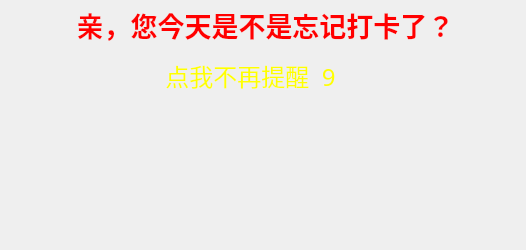
<?xml version="1.0" encoding="UTF-8"?>
<ui version="4.0">
 <class>Form</class>
 <widget class="QWidget" name="Form">
  <property name="geometry">
   <rect>
    <x>0</x>
    <y>0</y>
    <width>526</width>
    <height>250</height>
   </rect>
  </property>
  <property name="windowTitle">
   <string>打卡提醒</string>
  </property>
  <property name="styleSheet">
   <string notr="true"/>
  </property>
  <widget class="QPushButton" name="pushButton">
   <property name="geometry">
    <rect>
     <x>30</x>
     <y>50</y>
     <width>441</width>
     <height>51</height>
    </rect>
   </property>
   <property name="font">
    <font>
     <family>微软雅黑</family>
     <pointsize>18</pointsize>
     <weight>50</weight>
     <italic>false</italic>
     <bold>false</bold>
    </font>
   </property>
   <property name="styleSheet">
    <string notr="true">color: rgb(255, 255, 0);</string>
   </property>
   <property name="text">
    <string>点我不再提醒  9</string>
   </property>
   <property name="autoDefault">
    <bool>false</bool>
   </property>
   <property name="default">
    <bool>false</bool>
   </property>
   <property name="flat">
    <bool>true</bool>
   </property>
  </widget>
  <widget class="QLabel" name="labelTitle">
   <property name="geometry">
    <rect>
     <x>20</x>
     <y>0</y>
     <width>491</width>
     <height>51</height>
    </rect>
   </property>
   <property name="font">
    <font>
     <family>Courier New</family>
     <pointsize>20</pointsize>
     <weight>75</weight>
     <bold>true</bold>
    </font>
   </property>
   <property name="styleSheet">
    <string notr="true">color: rgb(255, 0, 0);</string>
   </property>
   <property name="text">
    <string>亲，您今天是不是忘记打卡了？</string>
   </property>
   <property name="alignment">
    <set>Qt::AlignCenter</set>
   </property>
  </widget>
 </widget>
 <resources/>
 <connections/>
</ui>
